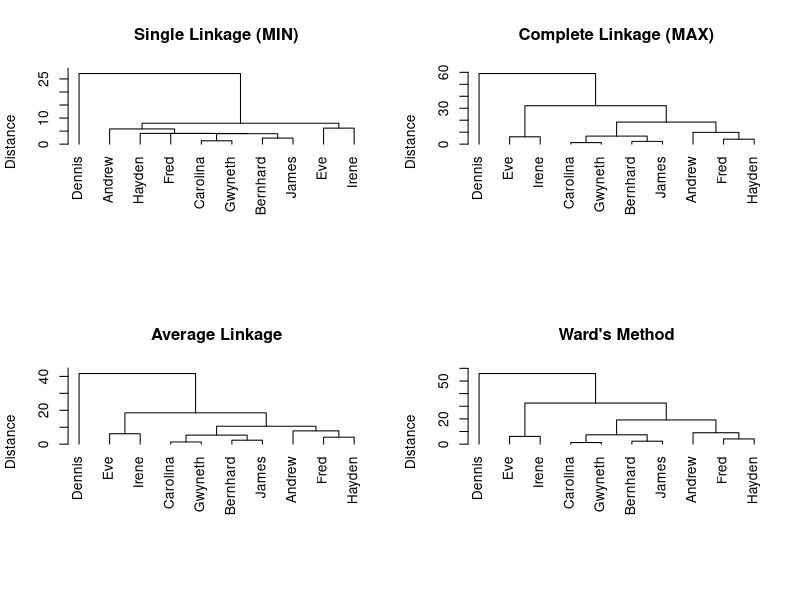
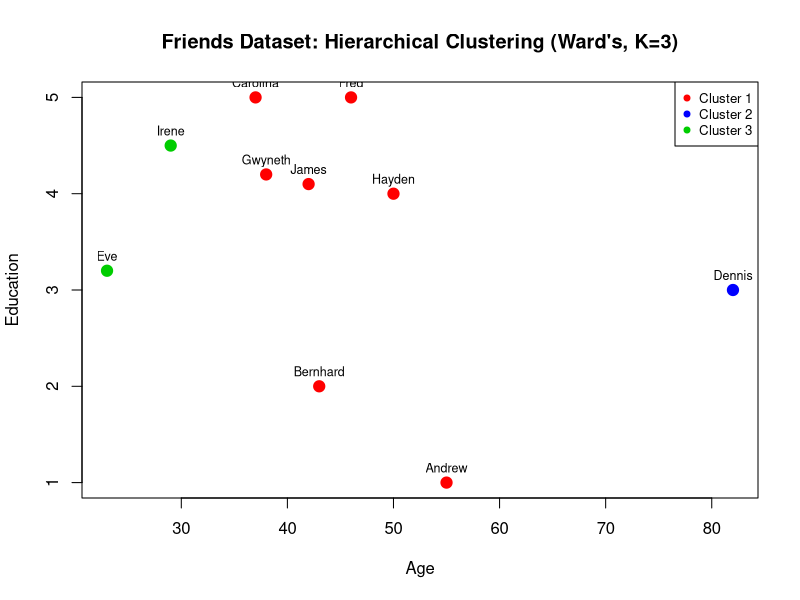
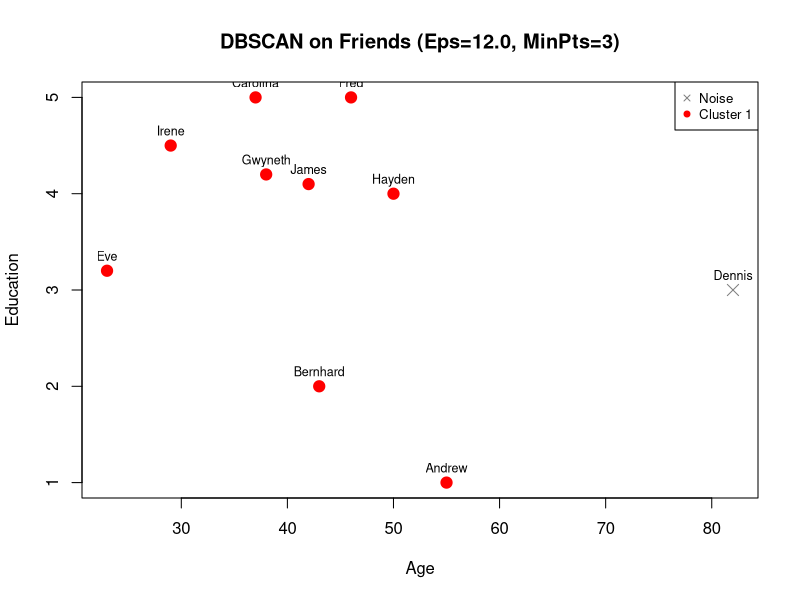

Reproduce these figures in R, in order. (Note: this script raises an error after producing the figures.)
# =============================================================================
# Project 03: Hierarchical and Density-Based Clustering
# Chapter 5 - Clustering
# Data Analytics Course
#
# Uses R built-in hclust() for hierarchical clustering and the
# dbscan package for DBSCAN. Demonstrates:
#   1. hclust() with all 4 linkage methods on the Friends dataset
#   2. Dendrogram plots
#   3. cutree() to extract K clusters
#   4. DBSCAN on the Friends dataset and the Iris dataset
# =============================================================================


# =============================================================================
# SECTION 1: FRIENDS DATASET
# =============================================================================

friends <- data.frame(
  Person    = c("Andrew", "Bernhard", "Carolina", "Dennis", "Eve",
                "Fred", "Gwyneth", "Hayden", "Irene", "James"),
  Age       = c(55, 43, 37, 82, 23, 46, 38, 50, 29, 42),
  Education = c(1.0, 2.0, 5.0, 3.0, 3.2, 5.0, 4.2, 4.0, 4.5, 4.1),
  stringsAsFactors = FALSE
)

cat("Friends Dataset:\n")
print(friends)
cat("\n")

# Numeric features only for distance computation
friends_data <- friends[, c("Age", "Education")]
rownames(friends_data) <- friends$Person


# =============================================================================
# SECTION 2: COMPUTE DISTANCE MATRIX
# =============================================================================

cat("=============================================================\n")
cat("Distance Matrix (Euclidean)\n")
cat("=============================================================\n\n")

dist_friends <- dist(friends_data, method = "euclidean")
cat("Euclidean distance matrix:\n")
print(round(as.matrix(dist_friends), 2))
cat("\n")


# =============================================================================
# SECTION 3: HIERARCHICAL CLUSTERING — ALL 4 LINKAGE METHODS
# =============================================================================

cat("=============================================================\n")
cat("HIERARCHICAL CLUSTERING — ALL 4 LINKAGE METHODS\n")
cat("=============================================================\n\n")

# Run hclust with all four methods
hc_single   <- hclust(dist_friends, method = "single")
hc_complete <- hclust(dist_friends, method = "complete")
hc_average  <- hclust(dist_friends, method = "average")
hc_ward     <- hclust(dist_friends, method = "ward.D2")

# Set up 2x2 plot layout for dendrograms
par(mfrow = c(2, 2))

plot(hc_single,
  main = "Single Linkage (MIN)",
  xlab = "", sub = "", ylab = "Distance",
  hang = -1
)

plot(hc_complete,
  main = "Complete Linkage (MAX)",
  xlab = "", sub = "", ylab = "Distance",
  hang = -1
)

plot(hc_average,
  main = "Average Linkage",
  xlab = "", sub = "", ylab = "Distance",
  hang = -1
)

plot(hc_ward,
  main = "Ward's Method",
  xlab = "", sub = "", ylab = "Distance",
  hang = -1
)

# Reset to single plot layout
par(mfrow = c(1, 1))

cat("Plot 1 created: All 4 dendrograms in a 2x2 grid.\n\n")

# Print cluster heights (merge distances) for Ward's
cat("Ward's merge sequence (height = distance at each merge):\n")
ward_heights <- round(hc_ward$height, 4)
for (i in seq_along(ward_heights)) {
  cat(sprintf("  Step %2d: merged at distance %.4f\n", i, ward_heights[i]))
}
cat("\n")


# =============================================================================
# SECTION 4: CUTTING THE DENDROGRAM
# =============================================================================

cat("=============================================================\n")
cat("CUTTING THE DENDROGRAM AT DIFFERENT K VALUES\n")
cat("=============================================================\n\n")

for (k in c(2, 3, 4)) {
  cut_single   <- cutree(hc_single,   k = k)
  cut_complete <- cutree(hc_complete, k = k)
  cut_average  <- cutree(hc_average,  k = k)
  cut_ward     <- cutree(hc_ward,     k = k)

  cat(sprintf("K = %d:\n", k))

  # Show clusters for Ward's (most commonly used)
  cat("  Ward's clusters:\n")
  for (cid in 1:k) {
    members <- friends$Person[cut_ward == cid]
    cat(sprintf("    Cluster %d: %s\n", cid, paste(members, collapse = ", ")))
  }
  cat("\n")
}

# Side-by-side comparison at K=3
cat("Cluster comparison at K=3 (all linkage methods):\n")
cut3_single   <- cutree(hc_single,   k = 3)
cut3_complete <- cutree(hc_complete, k = 3)
cut3_average  <- cutree(hc_average,  k = 3)
cut3_ward     <- cutree(hc_ward,     k = 3)

comparison <- data.frame(
  Person   = friends$Person,
  Single   = cut3_single,
  Complete = cut3_complete,
  Average  = cut3_average,
  Ward     = cut3_ward
)
print(comparison)
cat("\n")


# =============================================================================
# SECTION 5: VISUALIZATION OF WARD'S K=3 CLUSTERING
# =============================================================================

cat("=============================================================\n")
cat("CLUSTER VISUALIZATION — Ward's Linkage, K=3\n")
cat("=============================================================\n\n")

colors_3 <- c("red", "blue", "green3")

plot(
  friends$Age, friends$Education,
  col = colors_3[cut3_ward],
  pch = 19, cex = 1.5,
  xlab = "Age", ylab = "Education",
  main = "Friends Dataset: Hierarchical Clustering (Ward's, K=3)"
)

text(
  friends$Age, friends$Education,
  labels = friends$Person,
  pos = 3, cex = 0.75
)

legend("topright",
  legend = paste("Cluster", 1:3),
  col    = colors_3,
  pch    = 19,
  cex    = 0.8
)

cat("Plot 2 created: Ward's K=3 cluster scatter plot.\n\n")


# =============================================================================
# SECTION 6: DBSCAN ON FRIENDS DATASET
# =============================================================================

cat("=============================================================\n")
cat("DBSCAN — Friends Dataset\n")
cat("=============================================================\n\n")

# Install dbscan if needed (run once):
# install.packages("dbscan")

# Load the dbscan package
if (!requireNamespace("dbscan", quietly = TRUE)) {
  cat("Package 'dbscan' not found. Installing...\n")
  install.packages("dbscan", repos = "https://cran.r-project.org")
}

library(dbscan)

# Run DBSCAN on Friends data
# Eps chosen by looking at k-NN distances; MinPts = 3
eps_val  <- 12
min_pts  <- 3

db_friends <- dbscan(friends_data, eps = eps_val, minPts = min_pts)

cat(sprintf("DBSCAN parameters: Eps=%.1f, MinPts=%d\n", eps_val, min_pts))
cat("Cluster assignments (0 = noise):\n")
friends_result <- data.frame(
  Person  = friends$Person,
  Age     = friends$Age,
  Edu     = friends$Education,
  Cluster = db_friends$cluster
)
print(friends_result)
cat("\n")

n_clusters_f <- length(unique(db_friends$cluster[db_friends$cluster > 0]))
n_noise_f    <- sum(db_friends$cluster == 0)
cat(sprintf("Clusters found: %d\n", n_clusters_f))
cat(sprintf("Noise points:   %d\n\n", n_noise_f))

# Visualize DBSCAN on Friends
cluster_colors_db <- c("gray50", "red", "blue", "green3", "purple", "orange")
db_col <- cluster_colors_db[db_friends$cluster + 1]

plot(
  friends$Age, friends$Education,
  col = db_col,
  pch = ifelse(db_friends$cluster == 0, 4, 19),
  cex = 1.5,
  xlab = "Age", ylab = "Education",
  main = sprintf("DBSCAN on Friends (Eps=%.1f, MinPts=%d)", eps_val, min_pts)
)

text(
  friends$Age, friends$Education,
  labels = friends$Person,
  pos = 3, cex = 0.75
)

legend("topright",
  legend = c("Noise", paste("Cluster", 1:n_clusters_f)),
  col    = cluster_colors_db[1:(n_clusters_f + 1)],
  pch    = c(4, rep(19, n_clusters_f)),
  cex    = 0.8
)

cat("Plot 3 created: DBSCAN on Friends dataset.\n\n")


# =============================================================================
# SECTION 7: DBSCAN ON IRIS DATASET
# =============================================================================

cat("=============================================================\n")
cat("DBSCAN — Iris Dataset (2D: Petal.Length vs Petal.Width)\n")
cat("=============================================================\n\n")

# Use Petal.Length and Petal.Width from the built-in iris dataset
iris_2d <- iris[, c("Petal.Length", "Petal.Width")]

# k-NN distance plot to help choose Eps
knn_dist <- kNNdist(iris_2d, k = 4)
knn_sorted <- sort(knn_dist[, 4])

plot(
  knn_sorted,
  type = "l",
  xlab = "Points sorted by 4-NN distance",
  ylab = "4-NN Distance",
  main = "k-NN Distance Plot for Iris (k=4) — Find Eps Elbow"
)
abline(h = 0.5, col = "red", lty = "dashed")
text(50, 0.55, "Eps = 0.5", col = "red", cex = 0.8)

cat("Plot 4 created: k-NN distance plot for Iris (use elbow to choose Eps).\n\n")

# Run DBSCAN on Iris with chosen Eps
db_iris <- dbscan(iris_2d, eps = 0.5, minPts = 5)

cat("DBSCAN on Iris (Eps=0.5, MinPts=5):\n")
cat("Cluster counts:\n")
print(table(db_iris$cluster))
cat("\n")

n_iris_clusters <- length(unique(db_iris$cluster[db_iris$cluster > 0]))
n_iris_noise    <- sum(db_iris$cluster == 0)
cat(sprintf("Clusters found: %d\n", n_iris_clusters))
cat(sprintf("Noise points:   %d\n\n", n_iris_noise))

# True species for comparison
cat("Comparison with true species labels:\n")
print(table(True = iris$Species, DBSCAN = db_iris$cluster))
cat("\n")

# Plot DBSCAN clusters for Iris
iris_colors <- c("gray50", "red", "blue", "green3", "purple")

plot(
  iris$Petal.Length, iris$Petal.Width,
  col = iris_colors[db_iris$cluster + 1],
  pch = ifelse(db_iris$cluster == 0, 4, 19),
  cex = 0.8,
  xlab = "Petal Length", ylab = "Petal Width",
  main = "DBSCAN on Iris (Eps=0.5, MinPts=5)"
)

legend("topleft",
  legend = c("Noise", paste("Cluster", 1:n_iris_clusters)),
  col    = iris_colors[1:(n_iris_clusters + 1)],
  pch    = c(4, rep(19, n_iris_clusters)),
  cex    = 0.8
)

cat("Plot 5 created: DBSCAN on Iris dataset.\n\n")


# =============================================================================
# SECTION 8: PARAMETER SENSITIVITY ANALYSIS
# =============================================================================

cat("=============================================================\n")
cat("DBSCAN PARAMETER SENSITIVITY — Iris Dataset\n")
cat("=============================================================\n\n")

cat(sprintf("%-6s  %-7s  %-10s  %-10s\n", "Eps", "MinPts", "Clusters", "Noise"))
cat(strrep("-", 40), "\n")

eps_vals    <- c(0.3, 0.5, 0.5, 0.7, 1.0)
minpts_vals <- c(5,   3,   5,   5,   5  )

for (i in seq_along(eps_vals)) {
  result <- dbscan(iris_2d, eps = eps_vals[i], minPts = minpts_vals[i])
  n_c <- length(unique(result$cluster[result$cluster > 0]))
  n_n <- sum(result$cluster == 0)
  cat(sprintf("%-6.1f  %-7d  %-10d  %-10d\n",
              eps_vals[i], minpts_vals[i], n_c, n_n))
}

cat("\n")
cat("Interpretation:\n")
cat("  Smaller Eps  -> more noise, possibly more (smaller) clusters\n")
cat("  Larger Eps   -> less noise, possibly fewer (merged) clusters\n")
cat("  Larger MinPts -> stricter core requirement, more noise\n\n")

cat("=============================================================\n")
cat("Hierarchical + DBSCAN R demonstration complete.\n")
cat("=============================================================\n")
